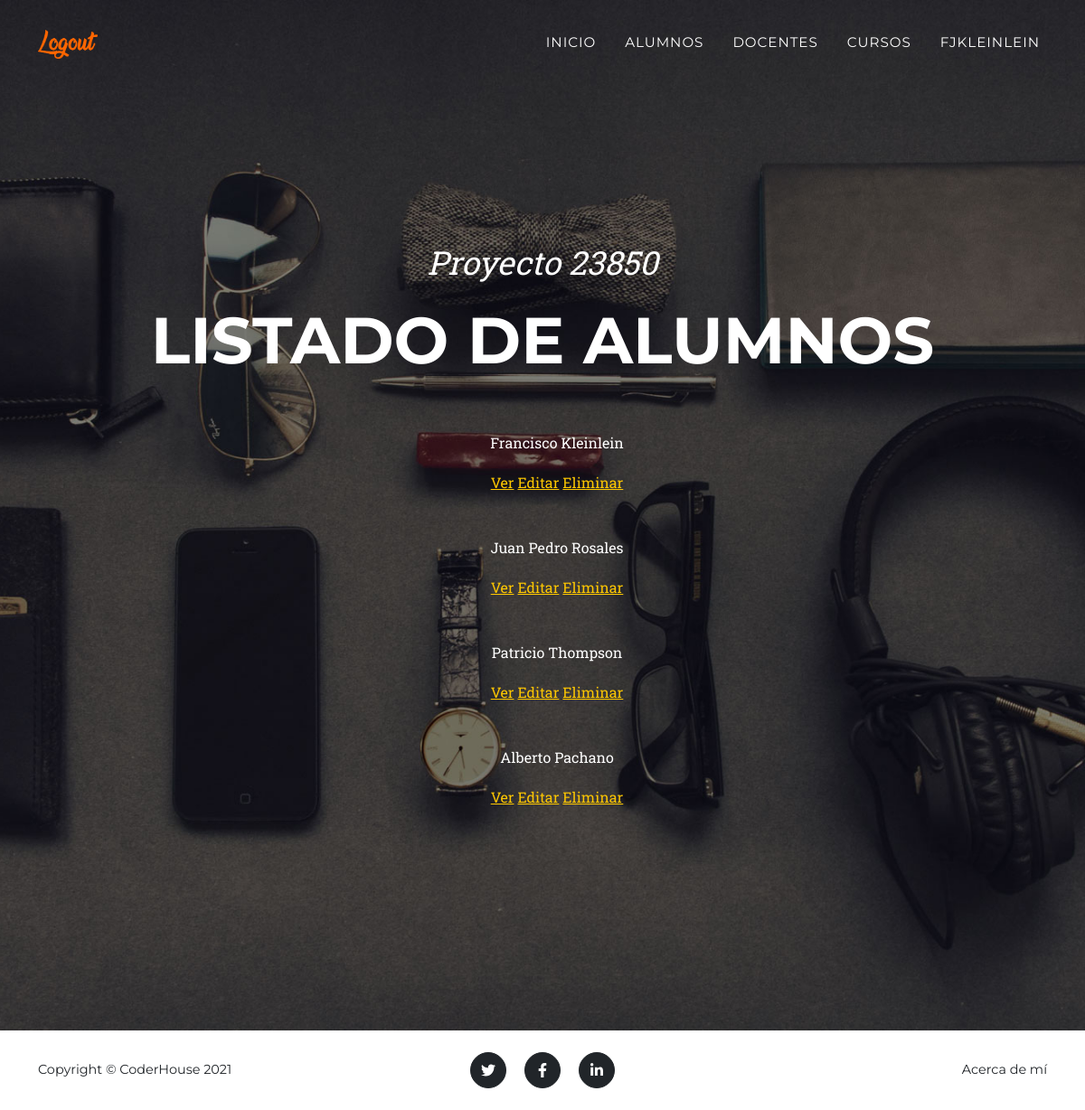
The app's page /AppCoder/alumnos/list (signed in) with its own data.
### AppCoder/models.py (models this page shows, shortened)
class Alumno(models.Model):
    nombre = models.CharField(max_length=40)
    apellido = models.CharField(max_length=40)
    matricula = models.IntegerField()

### AppCoder/views.py (the view)
# urls.py: path('alumnos/list', views.AlumnoList.as_view(), name = "AluList"),
class AlumnoList(ListView):
    model = Alumno
    template_name = "AppCoder/alumnos_list.html"

### AppCoder/templates/AppCoder/alumnos_list.html (shortened to what this page needs)
{% extends "AppCoder/parent.html" %}
{% load static %}
{% block titlecontent %}
    <header class="masthead">
        <div class="container">
            <div class="masthead-subheading">Proyecto 23850</div>
            <div class="masthead-heading text-uppercase">Listado de alumnos</div>
        </div>
        <ul>
            {% for alumno in object_list %}
                    <p>{{alumno.nombre}} {{alumno.apellido}}</p>
                    <p>
                        <a href="{% url 'AluDetail' alumno.id %}">Ver</a>
                        <a href="{% url 'AluEdit' alumno.id %}">Editar</a>
                        <a href="{% url 'AluDelete' alumno.id %}">Eliminar</a>
                    <br>
                    <br>
                    </p>
            {% endfor %}
        </ul>
    </header>
{% endblock %}

### AppCoder/templates/AppCoder/parent.html (shortened to what this page needs)
<!DOCTYPE html>
<html lang="en">
    <head>
        {% load static %}
        <link href="{% static 'AppCoder/css/styles.css' %}" rel="stylesheet" />
    </head>
    <body id="page-top">
        <nav class="navbar navbar-expand-lg navbar-dark fixed-top" id="mainNav">
            <div class="container">
                {% if user.is_authenticated %}
                    <a class="navbar-brand" href="{% url 'Logout' %}"><img src="{% static 'AppCoder/assets/img/navbar-logo - logout.png' %}" alt="Login" /></a>
                {% else %}
                    <img height = "40px" src="{% static 'AppCoder/assets/img/blank.png' %}" alt="">
                    <a class="navbar-brand" href="{% url 'Login' %}"><img src="{% static 'AppCoder/assets/img/navbar-logo - login.png' %}" alt="Logout" /></a>
                {% endif %}
                <div class="collapse navbar-collapse" id="navbarResponsive">
                    <ul class="navbar-nav text-uppercase ms-auto py-4 py-lg-0">
                        <li class="nav-item"><a class="nav-link" href="{% url 'Inicio' %}">Inicio</a></li>
                        <li class="nav-item"><a class="nav-link" href="{% url 'Alumnos' %}">Alumnos</a></li>
                        <li class="nav-item"><a class="nav-link" href="{% url 'Docentes' %}">Docentes</a></li>
                        <li class="nav-item"><a class="nav-link" href="{% url 'Cursos' %}">Cursos</a></li>
                        {% if user.is_authenticated %}
                        <li class="nav-item"><a class="nav-link" href="{% url 'EditUser' %}">{{request.user.username}}</a></li>
                        {% else %}
                        <li class="nav-item"><a class="nav-link" href="{% url 'Register' %}">Registro</a></li>
                        {% endif %}
                    </ul>
                </div>
            </div>
        </nav>
        {% block titlecontent %}
        {% endblock %}
        <footer class="footer py-4">
            <div class="container">
                <div class="row align-items-center">
                    <div class="col-lg-4 text-lg-start">Copyright &copy; CoderHouse 2021</div>
                    <div class="col-lg-4 my-3 my-lg-0">
                        <a class="btn btn-dark btn-social mx-2" href="#!"><i class="fab fa-twitter"></i></a>
                        <a class="btn btn-dark btn-social mx-2" href="#!"><i class="fab fa-facebook-f"></i></a>
                        <a class="btn btn-dark btn-social mx-2" href="#!"><i class="fab fa-linkedin-in"></i></a>
                    </div>
                    <div class="col-lg-4 text-lg-end">
                        <a class="link-dark text-decoration-none" href="{% url 'About' %}">Acerca de mí</a>
                    </div>
                </div>
            </div>
        </footer>
    </body>
</html>

### records on screen
Alumno: nombre "Francisco", apellido "Kleinlein"
Alumno: nombre "Juan Pedro", apellido "Rosales"
Alumno: nombre "Patricio", apellido "Thompson"
Alumno: nombre "Alberto", apellido "Pachano"

### other values on screen
{{ request.user.username }} "FJKLEINLEIN"
